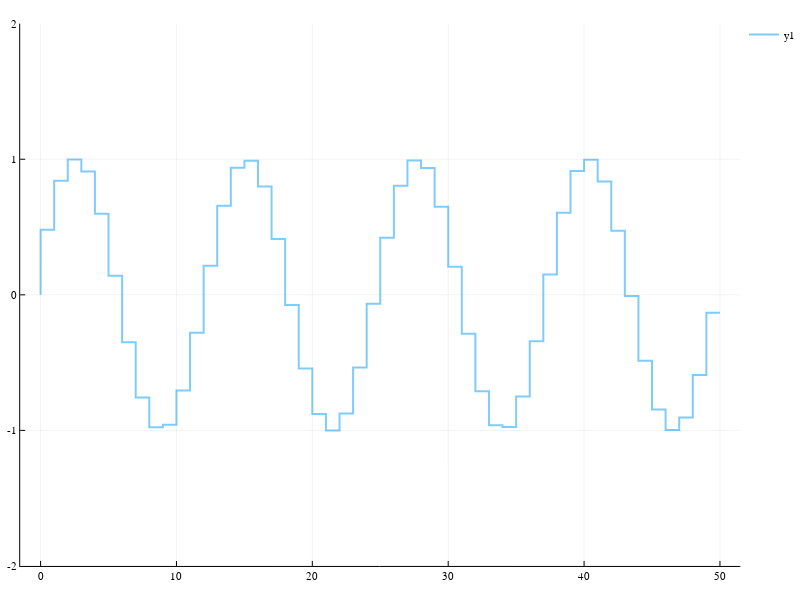

Write notebook code for a chart like this one.
### Code cell
plot(x, y, ylim = (-2, 2))

### Figure 1 — Plotly figure (JSON) as saved in the notebook; plotly's stock layout.template omitted (floating-point values rounded to 4 significant figures)
{"data": [{"colorbar": {"title": ""}, "hoverinfo": "text", "legendgroup": "y1", "line": {"color": "rgba(0, 154, 250, 0.500)", "dash": "solid", "shape": "linear", "width": 2}, "mode": "lines", "name": "y1", "showlegend": true, "text": [null, null, null, null, null, null, null, null, null, null, null, null, null, null, null, null, null, null, null, null, null, null, null, null, null, null, null, null, null, null, null, null, null, null, null, null, null, null, null, null, null, null, null, null, null, null, null, null, null, null, null, null, null, null, null, null, null, null, null, null, null, null, null, null, null, null, null, null, null, null, null, null, null, null, null, null, null, null, null, null, null, null, null, null, null, null, null, null, null, null, null, null, null, null, null, null, null, null, null, null, null], "type": "scatter", "x": [0, 0, 1, 1, 2, 2, 3, 3, 4, 4, 5, 5, 6, 6, 7, 7, 8, 8, 9, 9, 10, 10, 11, 11, 12, 12, 13, 13, 14, 14, 15, 15, 16, 16, 17, 17, 18, 18, 19, 19, 20, 20, 21, 21, 22, 22, 23, 23, 24, 24, 25, 25, 26, 26, 27, 27, 28, 28, 29, 29, 30, 30, 31, 31, 32, 32, 33, 33, 34, 34, 35, 35, 36, 36, 37, 37, 38, 38, 39, 39, 40, 40, 41, 41, 42, 42, 43, 43, 44, 44, 45, 45, 46, 46, 47, 47, 48, 48, 49, 49, 50], "xaxis": "x1", "y": [0, 0.4794, 0.4794, 0.8415, 0.8415, 0.9975, 0.9975, 0.9093, 0.9093, 0.5985, 0.5985, 0.1411, 0.1411, -0.3508, -0.3508, -0.7568, -0.7568, -0.9775, -0.9775, -0.9589, -0.9589, -0.7055, -0.7055, -0.2794, -0.2794, 0.2151, 0.2151, 0.657, 0.657, 0.938, 0.938, 0.9894, 0.9894, 0.7985, 0.7985, 0.4121, 0.4121, -0.07515, -0.07515, -0.544, -0.544, -0.8797, -0.8797, -1.0, -1.0, -0.8755, -0.8755, -0.5366, -0.5366, -0.06632, -0.06632, 0.4202, 0.4202, 0.8038, 0.8038, 0.9906, 0.9906, 0.9349, 0.9349, 0.6503, 0.6503, 0.2065, 0.2065, -0.2879, -0.2879, -0.7118, -0.7118, -0.9614, -0.9614, -0.9756, -0.9756, -0.751, -0.751, -0.3425, -0.3425, 0.1499, 0.1499, 0.6055, 0.6055, 0.9129, 0.9129, 0.9968, 0.9968, 0.8367, 0.8367, 0.4716, 0.4716, -0.008851, -0.008851, -0.4872, -0.4872, -0.8462, -0.8462, -0.9981, -0.9981, -0.9056, -0.9056, -0.5914, -0.5914, -0.1324, -0.1324], "yaxis": "y1", "zmax": 0.1, "zmin": -0.1}], "layout": {"annotations": [], "height": 600, "legend": {"bgcolor": "rgba(255, 255, 255, 1.000)", "bordercolor": "rgba(0, 0, 0, 1.000)", "font": {"color": "rgba(0, 0, 0, 1.000)", "family": "sans-serif", "size": 11}, "tracegroupgap": 0, "x": 1, "y": 1}, "margin": {"b": 20, "l": 0, "r": 0, "t": 20}, "paper_bgcolor": "rgba(255, 255, 255, 1.000)", "plot_bgcolor": "rgba(255, 255, 255, 1.000)", "showlegend": true, "width": 800, "xaxis": {"anchor": "y1", "domain": [0.02714, 0.9951], "gridcolor": "rgba(0, 0, 0, 0.100)", "gridwidth": 0.5, "linecolor": "rgba(0, 0, 0, 1.000)", "mirror": false, "range": [-1.5, 51.5], "showgrid": true, "showline": true, "showticklabels": true, "tickangle": 0, "tickcolor": "rgb(0, 0, 0)", "tickfont": {"color": "rgba(0, 0, 0, 1.000)", "family": "sans-serif", "size": 11}, "tickmode": "array", "ticks": "inside", "ticktext": ["0", "10", "20", "30", "40", "50"], "tickvals": [0, 10, 20, 30, 40, 50], "title": "", "titlefont": {"color": "rgba(0, 0, 0, 1.000)", "family": "sans-serif", "size": 15}, "type": "-", "visible": true, "zeroline": false, "zerolinecolor": "rgba(0, 0, 0, 1.000)"}, "yaxis": {"anchor": "x1", "domain": [0.02508, 0.9934], "gridcolor": "rgba(0, 0, 0, 0.100)", "gridwidth": 0.5, "linecolor": "rgba(0, 0, 0, 1.000)", "mirror": false, "range": [-2, 2], "showgrid": true, "showline": true, "showticklabels": true, "tickangle": 0, "tickcolor": "rgb(0, 0, 0)", "tickfont": {"color": "rgba(0, 0, 0, 1.000)", "family": "sans-serif", "size": 11}, "tickmode": "array", "ticks": "inside", "ticktext": ["-2", "-1", "0", "1", "2"], "tickvals": [-2, -1, 0, 1, 2], "title": "", "titlefont": {"color": "rgba(0, 0, 0, 1.000)", "family": "sans-serif", "size": 15}, "type": "-", "visible": true, "zeroline": false, "zerolinecolor": "rgba(0, 0, 0, 1.000)"}}}
